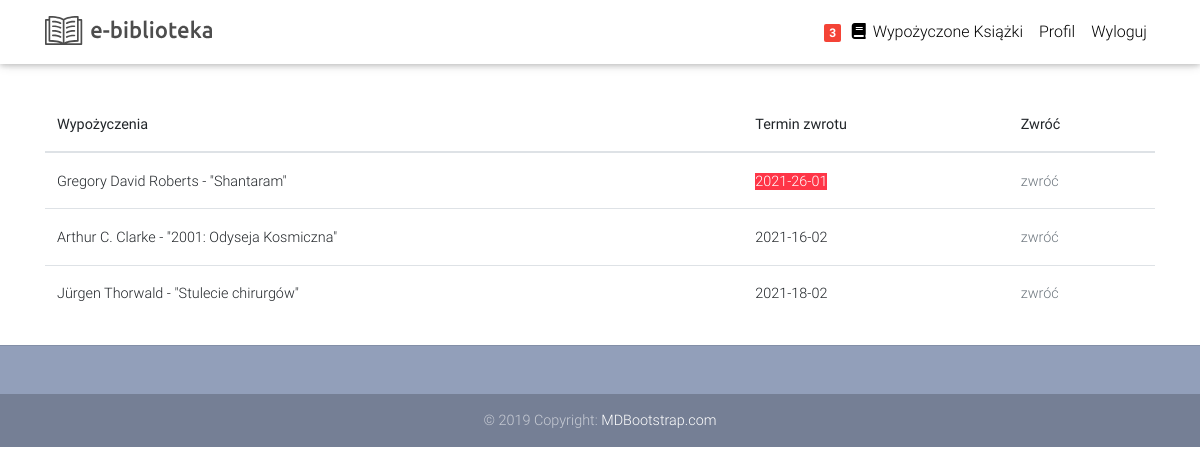
/borrows/ (signed in), run on the app's committed database.
### wypozyczalnia/models.py (models this page shows, shortened)
class Order(models.Model):
    user = models.ForeignKey(User, on_delete=models.CASCADE)
    ordered = models.BooleanField(default=False)
    ordered_date = models.DateTimeField()
    items = models.ManyToManyField(OrderItem)

class OrderItem(models.Model):
    user = models.ForeignKey(User, on_delete=models.CASCADE)
    ordered = models.BooleanField(default=False)
    ordered_date = models.DateTimeField()
    return_date = models.DateTimeField(default=timezone.now() + timezone.timedelta(days=14))
    item = models.ForeignKey(Book, on_delete=models.CASCADE)
    def __str__(self):
        return f'{self.item.author} - "{self.item.title}"'

class Book(models.Model):
    title = models.CharField(max_length=200)
    author = models.CharField(max_length=200)
    description = models.TextField()
    image = models.ImageField(default='default.jpg', upload_to='book_images')
    copies = models.PositiveSmallIntegerField(default=1)
    category = models.ForeignKey(Category, on_delete=models.PROTECT)
    slug = models.SlugField(max_length=200, unique=True)

### wypozyczalnia/views.py (the view)
# urls.py: path('borrows/', borrows, name='borrows'),
@login_required
def borrows(request):
    order_qs = Order.objects.filter(user=request.user)
    time_now = timezone.now()
    if order_qs.exists():
        order = order_qs[0]
        items = order.items.all()
        return render(request, 'wypozyczalnia/cart_test.html', {'items': items, 'time_now': time_now})
    else:
        return render(request, 'wypozyczalnia/cart_test.html')

### wypozyczalnia/templatetags/cart_template_tags.py (called while the page is built)
@ register.filter
def cart_count(user):
    if user.is_authenticated:
        order_qs = Order.objects.filter(user=user, ordered=False)
        if order_qs.exists():
            order = order_qs[0]
            return order.items.count()
    return 0

### wypozyczalnia/templates/wypozyczalnia/cart_test.html
{% extends 'wypozyczalnia/base.html' %}
{% block content %}
<main>
    <div class="container">
    <table class="table">
      <thead>
        <tr>
          <th scope="col">Wypożyczenia</th>
          <th scope="col">Termin zwrotu</th>
          <th scope="col">Zwróć</th>
        </tr>
      </thead>
      <tbody>
      {% for item in items %}
        <tr>
          <td>{{ item }}</td>
          {% if time_now|date:'U' > item.return_date|date:'U' %}
            <td><span class="badge-danger mr-1">{{ item.return_date|date:'Y-d-m' }}</span></td>
          {% else %}
            <td>{{ item.return_date|date:'Y-d-m' }}</td>
          {% endif %}
           <td><a class="text-muted" href="{% url 'return-book' item.item.slug %}">zwróć
               </a></td>
        </tr>
      {% endfor %}
      </tbody>
    </table>
    </div>
</main>
{% endblock content %}

### wypozyczalnia/templates/wypozyczalnia/base.html (shortened to what this page needs)
{% load static %}
{% load cart_template_tags %}
<!DOCTYPE html>
<html lang="en">
<head>
  <link rel="stylesheet" href="https://use.fontawesome.com/releases/v5.11.2/css/all.css">
  <link href="{% static 'wypozyczalnia/css/bootstrap.min.css' %}" rel="stylesheet">
  <link href="{% static 'wypozyczalnia/css/mdb.min.css' %}" rel="stylesheet">
  <link href="{% static 'wypozyczalnia/css/style.min.css' %}" rel="stylesheet">
</head>
<body>
    <nav class="navbar fixed-top navbar-expand-lg navbar-light white scrolling-navbar">
    <div class="container">
      <div class="collapse navbar-collapse" id="navbarSupportedContent">
        <ul class="navbar-nav mr-auto">
          <li class="nav-item active">
            <a class="mt-1" href="{% url 'home' %}"><img src="\media\logo_b.svg">
            </a>
          </li>
        </ul>
        <ul class="navbar-nav nav-flex-icons">
            {% if user.is_authenticated %}
                <li class="nav-item">
                    <a class="nav-link waves-effect" href="{% url 'borrows' %}">
                    <span class="badge red z-depth-0 mr-1">
                        {{ request.user|cart_count }}
                    </span>
                    <i class="fas fa-book"></i>
                    <span class="clearfix d-none d-sm-inline-block"> Wypożyczone Książki </span>
                    </a>
                </li>
                <li class="nav-item">
                    <a class="nav-link waves-effect" href="{% url 'profile-view' %}">Profil</a>
                </li>
                <li class="nav-item">
                    <a class="nav-link waves-effect" href="{% url 'logout' %}">Wyloguj</a>
                </li>
            {% endif %}
        </ul>
      </div>
    </div>
    </nav>
    {% if messages %}
        {% for message in messages %}
        <div class="container pt-5">
            <div class="alert alert-{{ message.tags }} mt-5">
                {{ message }}
            </div>
        </div>
        {% endfor %}
    {% else %}
        <div class="container pt-5">
        </div>
    {% endif %}
    {% block content %}{% endblock %}
  <footer class="page-footer text-center font-small mt-4 wow fadeIn">
    <hr class="my-4">
    <div class="pb-4">
    </div>
    <div class="footer-copyright py-3">
      © 2019 Copyright:
      <a href="https://mdbootstrap.com/education/bootstrap/" target="_blank"> MDBootstrap.com </a>
    </div>
  </footer>
</body>
</html>

### wypozyczalnia/templates/wypozyczalnia/base.html (style rules this page uses)
html, body, header, .carousel { height: 60vh; }

### data on the page
OrderItem: item.title "Gregory David Roberts - \"Shantaram\"", return_date "2021-26-01"
OrderItem: item.title "Arthur C. Clarke - \"2001: Odyseja Kosmiczna\"", return_date "2021-16-02"
OrderItem: item.title "Jürgen Thorwald - \"Stulecie chirurgów\"", return_date "2021-18-02"

### other printed values
{{ request.user|cart_count }} "3"
